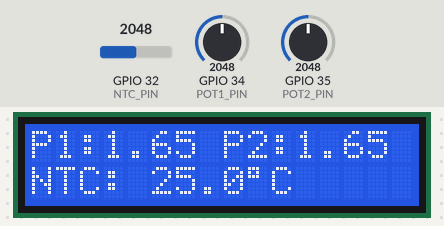
A program run on a simulated ESP32. On the bench: 16×2 character LCD. Inputs (shaded band) come from the test bench; at power-on: GPIO 32 (NTC_PIN) = 2048, GPIO 34 (POT1_PIN) = 2048, GPIO 35 (POT2_PIN) = 2048 (analog values on the 0–4095 scale). What the program prints to the serial monitor is not drawn.

Above: at 2.7 s.
2.8 s: GPIO 32 (NTC_PIN) set to 0
At 4.4 s:
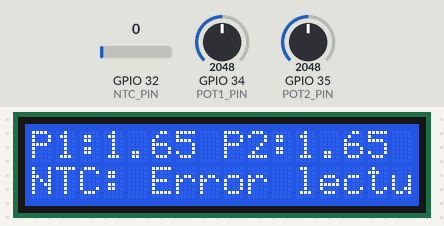
4.7 s: GPIO 32 (NTC_PIN) set to 1228
At 5.9 s:
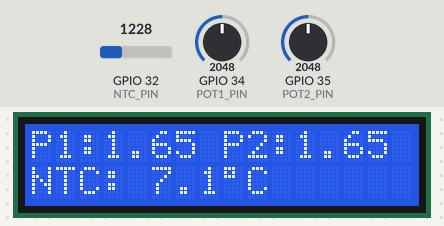
6.3 s: GPIO 34 (POT1_PIN) set to 2866
At 6.9 s:
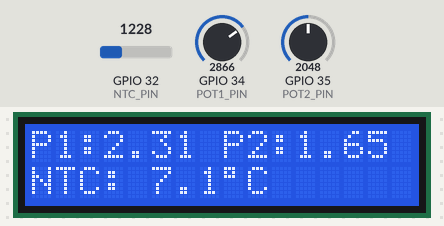
7.9 s: GPIO 35 (POT2_PIN) set to 2866
At 9.2 s:
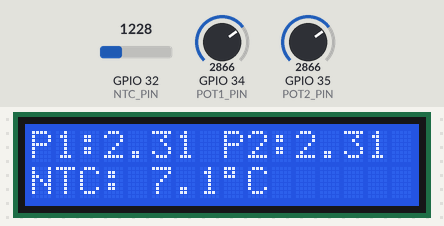
9.5 s: GPIO 34 (POT1_PIN) set to 3603
At 10.4 s:
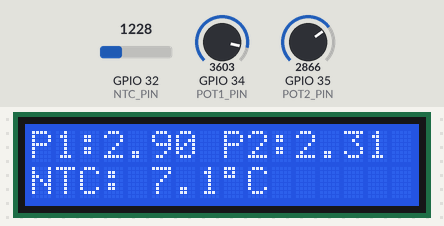
11.1 s: GPIO 35 (POT2_PIN) set to 3603
At 11.5 s:
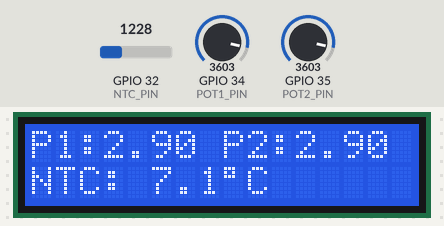
Timing chart, 0 to 13.7 s (numbered marks = the images above; inputs shaded):
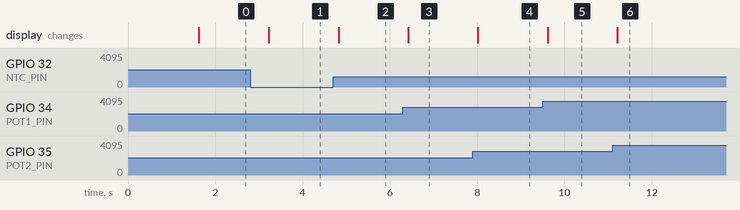

The program:

main.cpp
```cpp
#include <Arduino.h>
#include <Wire.h>
#include <LiquidCrystal_I2C.h>
#include <math.h>

// LCD I2C: direccion 0x27, 16 columnas y 2 filas
LiquidCrystal_I2C lcd(0x27, 16, 2);

// Entradas analogicas de la ESP32
int POT1_PIN = 34;
int POT2_PIN = 35;
int NTC_PIN  = 32;

// Parametros del termistor NTC
float R_FIXED = 10000.0; // Resistencia fija: 10 kohm
float R0 = 10000.0;      // NTC: 10 kohm a 25 grados C
float BETA = 3950.0;     // Beta tipica del NTC
float T_0 = 298.15;       // 25 grados C en Kelvin
float VCC = 3.3;
float ADC_MAX = 4095.0;

void setup() {
  Serial.begin(115200);

  analogReadResolution(12);
  analogSetPinAttenuation(POT1_PIN, ADC_11db);
  analogSetPinAttenuation(POT2_PIN, ADC_11db);
  analogSetPinAttenuation(NTC_PIN, ADC_11db);

  Wire.begin(21, 22);

  lcd.init();
  lcd.backlight();

  lcd.setCursor(0, 0);
  lcd.print("ESP32 + NTC");
  lcd.setCursor(0, 1);
  lcd.print("Iniciando...");
  delay(1500);
  lcd.clear();
}

float leerVoltaje(int pin) {
  int lectura = analogRead(pin);
  return lectura * VCC / ADC_MAX;
}

float leerTemperaturaNTC() {
  int adc = analogRead(NTC_PIN);

  // Evitar division entre cero
  if (adc <= 0 || adc >= 4095) {
    return NAN;
  }

  // Conexion:
  // 3.3 V -- NTC -- GPIO32 -- R_FIXED -- GND
  float resistenciaNTC =
      R_FIXED * (ADC_MAX / (float)adc - 1.0);

  // Ecuacion Beta: temperatura en Kelvin
  float temperaturaK =
      1.0 / (1.0 / T_0 +
      (1.0 / BETA) * log(resistenciaNTC / R0));

  // Convertir Kelvin a grados Celsius
  return temperaturaK - 273.15;
}

void loop() {
  float v1 = leerVoltaje(POT1_PIN);
  float v2 = leerVoltaje(POT2_PIN);
  float temp = leerTemperaturaNTC();

  // Mostrar los voltajes en la primera fila
  lcd.setCursor(0, 0);
  lcd.print("P1:");
  lcd.print(v1, 2);
  lcd.print(" P2:");
  lcd.print(v2, 2);

  // Mostrar la temperatura en la segunda fila
  lcd.setCursor(0, 1);
  lcd.print("NTC: ");

  if (isnan(temp)) {
    lcd.print("Error lectura ");
  } else {
    lcd.print(temp, 1);
    lcd.print((char)223); // Simbolo de grados
    lcd.print("C       ");
  }

  // Monitor serie
  Serial.print("Potenciometro 1: ");
  Serial.print(v1, 3);
  Serial.print(" V | Potenciometro 2: ");
  Serial.print(v2, 3);
  Serial.print(" V | Temperatura NTC: ");
  Serial.print(temp, 2);
  Serial.println(" C");

  delay(500);
}
```

Measured:
- after the input at 2.8 s, the display: changes after 0.42 s (image 1)
- after the input at 4.7 s, the display: changes after 0.12 s (image 2)
- after the input at 6.3 s, the display: changes after 0.12 s (image 3)
- after the input at 7.9 s, the display: changes after 0.12 s (image 4)
- after the input at 9.5 s, the display: changes after 0.11 s (image 5)
- after the input at 11.1 s, the display: changes after 0.11 s (image 6)
